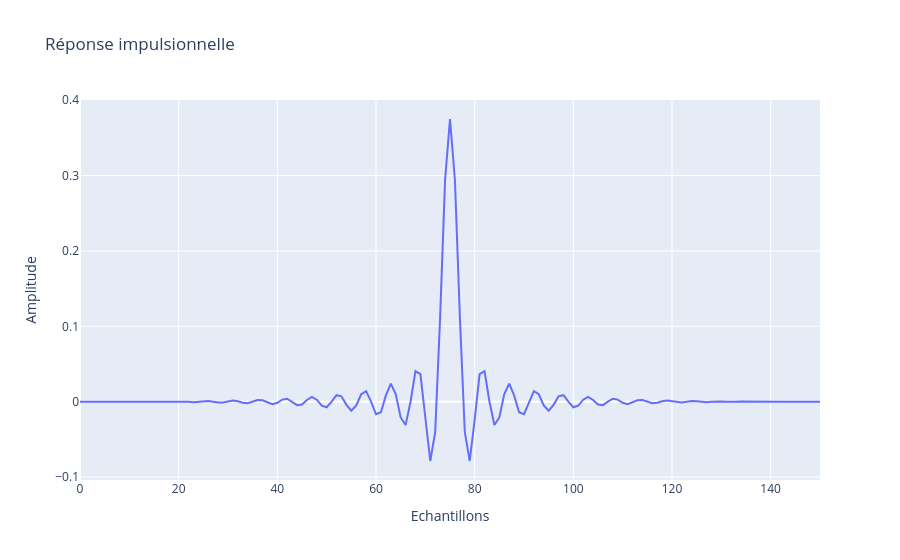
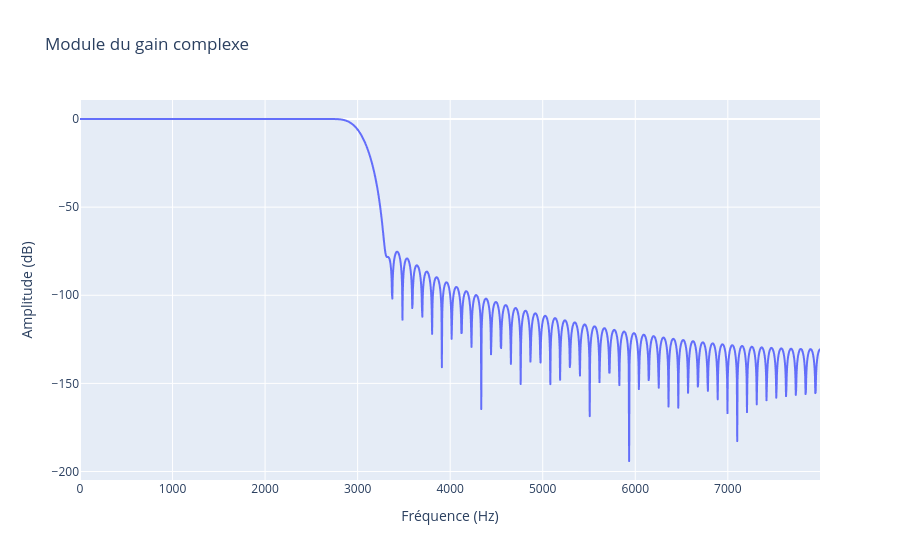
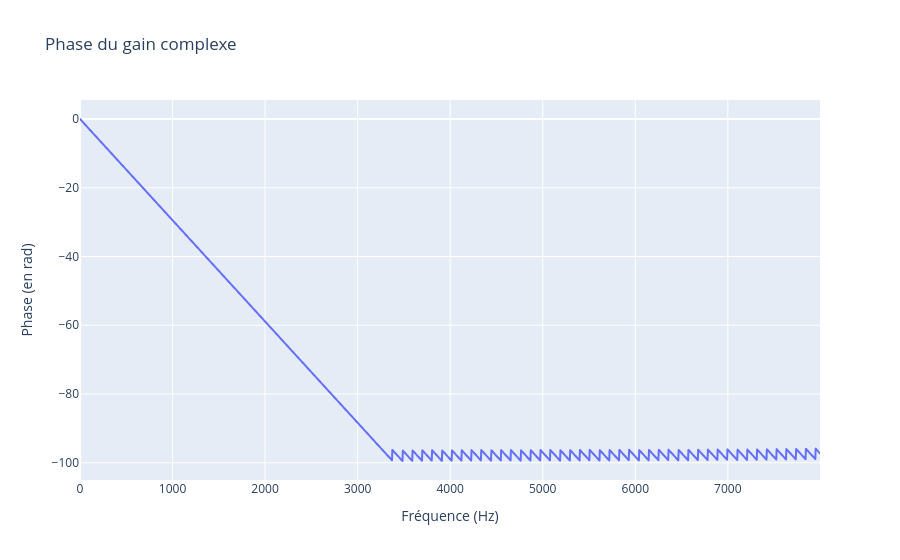

Notebook cell for these charts, in order:
### Code cell
h_blackman = signal.firwin(numtaps=M, cutoff=fc, window='blackman', pass_zero='lowpass', fs=Fs)

f, H_blackman = signal.freqz(h_blackman, worN=2048, fs=Fs)
mag_blackman_db = 20 * np.log10(np.abs(H_blackman))
phase_blackman = np.unwrap(np.angle(H_blackman))

px.line(x=np.arange(M), y=h_blackman, labels={"x":"Echantillons", "y":"Amplitude"},title='Réponse impulsionnelle').show()
px.line(x=f, y=mag_blackman_db, labels={"x":"Fréquence (Hz)", "y":"Amplitude (dB)"},title='Module du gain complexe').show()
px.line(x=f, y=phase_blackman, labels={"x":"Fréquence (Hz)", "y":"Phase (en rad)"},title='Phase du gain complexe').show()

tns.zplane(np.roots(h_blackman), [])

### Figure 1 — Plotly figure (JSON) as saved in the notebook; plotly's stock layout.template omitted (floating-point values rounded to 4 significant figures; data arrays with more than 128 entries replaced by an {"elided": "..."} marker saying what was removed)
{"data": [{"hovertemplate": "Echantillons=%{x}<br>Amplitude=%{y}<extra></extra>", "legendgroup": "", "line": {"color": "#636efa", "dash": "solid"}, "marker": {"symbol": "circle"}, "mode": "lines", "name": "", "orientation": "v", "showlegend": false, "type": "scatter", "x": {"elided": "151 int values"}, "xaxis": "x", "y": {"elided": "151 float values"}, "yaxis": "y"}], "layout": {"legend": {"tracegroupgap": 0}, "title": {"text": "Réponse impulsionnelle"}, "xaxis": {"anchor": "y", "domain": [0, 1], "title": {"text": "Echantillons"}}, "yaxis": {"anchor": "x", "domain": [0, 1], "title": {"text": "Amplitude"}}}}

### Figure 2 — Plotly figure (JSON) as saved in the notebook; plotly's stock layout.template omitted (floating-point values rounded to 4 significant figures; data arrays with more than 128 entries replaced by an {"elided": "..."} marker saying what was removed)
{"data": [{"hovertemplate": "Fréquence (Hz)=%{x}<br>Amplitude (dB)=%{y}<extra></extra>", "legendgroup": "", "line": {"color": "#636efa", "dash": "solid"}, "marker": {"symbol": "circle"}, "mode": "lines", "name": "", "showlegend": false, "type": "scattergl", "x": {"elided": "2048 float values"}, "xaxis": "x", "y": {"elided": "2048 float values"}, "yaxis": "y"}], "layout": {"legend": {"tracegroupgap": 0}, "title": {"text": "Module du gain complexe"}, "xaxis": {"anchor": "y", "domain": [0, 1], "title": {"text": "Fréquence (Hz)"}}, "yaxis": {"anchor": "x", "domain": [0, 1], "title": {"text": "Amplitude (dB)"}}}}

### Figure 3 — Plotly figure (JSON) as saved in the notebook; plotly's stock layout.template omitted (floating-point values rounded to 4 significant figures; data arrays with more than 128 entries replaced by an {"elided": "..."} marker saying what was removed)
{"data": [{"hovertemplate": "Fréquence (Hz)=%{x}<br>Phase (en rad)=%{y}<extra></extra>", "legendgroup": "", "line": {"color": "#636efa", "dash": "solid"}, "marker": {"symbol": "circle"}, "mode": "lines", "name": "", "showlegend": false, "type": "scattergl", "x": {"elided": "2048 float values"}, "xaxis": "x", "y": {"elided": "2048 float values"}, "yaxis": "y"}], "layout": {"legend": {"tracegroupgap": 0}, "title": {"text": "Phase du gain complexe"}, "xaxis": {"anchor": "y", "domain": [0, 1], "title": {"text": "Fréquence (Hz)"}}, "yaxis": {"anchor": "x", "domain": [0, 1], "title": {"text": "Phase (en rad)"}}}}
